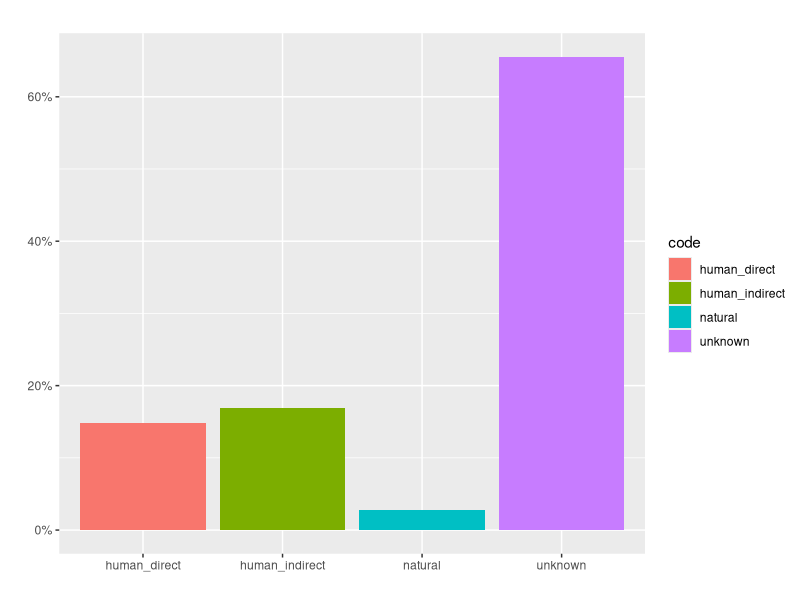

Write the R code that produced this figure. (Note: this script raises an error after producing the figure.)
dat <- read.csv('./data/BBL2022_Req_828_enc_3640_20230209_120001 (2).csv')

# clean the data set

#dim(dat)
uni_band_code <- unique(dat$band)
# length(uni_band_code)
band_ct <- table(dat$band)
dat_sub <- data.frame()
for (i in uni_band_code) {                        # loop through each band
  tmp <- subset(dat, band == i)                   # subset to just that band
  if (sum(tmp$event_type %in% c('B', 'E')) >= 2) { # make sure B & E present
    if (all(tmp$other_bands %in% "")) {           # make sure no other band codes
      banding_event <- subset(tmp, event_type == 'B') # pull banding row
      encounter_event <- subset(tmp, event_type == 'E') # pull encounter row
      # remove how obtained codes and age that should be excluded
      encounter_gd <- !(encounter_event$how_obtained_code %in% c(50, 56, 97, 98)) & (encounter_event$min_age_at_enc > 0.15)
      encounter_event <- encounter_event[encounter_gd, ]
      if (nrow(encounter_event) > 0) {       # make sure there is still some encounters 
        tmp <- rbind(banding_event, tail(encounter_event, 1)) # create output
        dat_sub <- rbind(dat_sub, tmp)              # save output to big object
      }  
    }
  }
}

# dim(dat_sub)

#' dat_sub$how_obtained_code %in% c('')

# group how obtained codes
natural_codes <- c(2, 13, 15, 17, 24, 30, 36, 61, 64, 7, 9, 20, 31, 34)
human_direct_codes <- c(1, 4)
human_indirect_codes <- c(10, 11, 12, 21, 23, 26, 27, 39, 42, 44, 54, 60, 62, 63, 64, 25, 45)
unknown_codes <- c(0, 57, 3)

# create column for how obtained codes
code_table <- data.frame(how_obtained_code = c(natural_codes, human_direct_codes, human_indirect_codes, unknown_codes),
                         code = c(rep('natural', length(natural_codes)),
                                  rep('human_direct', length(human_direct_codes)),
                                  rep('human_indirect', length(human_indirect_codes)),
                                  rep('unknown', length(unknown_codes))))

# merge column and how obtained codes
dat_sub <- merge(dat_sub, code_table, all.x = TRUE)

# rename 
labels <- c(natural = "Natural", 
            human_direct = "Human Direct", 
            human_indirect = "Human Indirect", 
            unknown = "Unknown")

# Create bar plot
library(ggplot2)
library(tidyverse)
library(scales)

ggplot(subset(dat_sub, !is.na(code)), aes(y = after_stat(count)/sum(after_stat(count)), x = code, fill = code)) +
  geom_bar( ) +
  ggtitle(" ") +
  xlab(" ") +
  ylab(" ") +
  scale_y_continuous(labels = scales::percent) #_format()   with percents
  scale_x_discrete(labels = labels) +
  scale_fill_manual(values = c("tomato","tan2", "forestgreen", "grey")) +
  theme(legend.position="none")

# separate by year 1991
dat_sub$pre1991 <- ifelse(dat_sub$event_year < 1991, 'pre1991', 'post1991')
dat_sub$pre1991 <- factor(dat_sub$pre1991, levels = c('pre1991', 'post1991'))
levels(dat_sub$pre1991)

code_ct <- table(dat_sub$code)
code_ct_pre1991 <- table(dat_sub$code[dat_sub$event_year < 1991])
code_ct_post1991 <- table(dat_sub$code[dat_sub$event_year >= 1991])

# create bar plot for pre and post 1991 (I want statistics for this)
ggplot(subset(dat_sub, !is.na(code)), aes(x = code)) +
  geom_bar(aes (y = after_stat(count)/sum(after_stat(count)), fill = pre1991), position='dodge') +
  ggtitle(" ") +
  xlab(" ") +
  ylab(" ") +
  scale_y_continuous(labels = percent_format()) +
  scale_x_discrete(labels = labels) +
  scale_fill_manual(values = c("indianred", "cadetblue")) +
  labs(fill = " ")



# create bar plot for main ten known mortality causes

# create subset for codes
codes <- c(1, 2, 3, 4, 10, 12, 13, 15, 17, 21, 23, 24, 26, 27, 30, 39, 42, 44, 54, 57, 60, 61, 62, 63, 64, 7, 9, 11, 14, 20, 25, 31, 34, 45)
dat_sub_subset <- dat_sub[dat_sub$how_obtained_code %in% codes, ]

# group codes
road_casualty <- c(45, 14, 60)
taken_by_animal <- c(34, 31, 7, 11, 9, 64, 12)
Poisoning <- c(25, 62)
Disease <- c(20, 61)
Striking <- c(63, 54, 42, 39, 13, 27)
Entanglement <- c(57, 26)
control_operations <- 44
Exhaustion <- 36
nest_mortality <- c(30, 24)
oil_or_tar <- 23
found_in_building <- 21
Drowned <- 17
weather_conditions <- 15
banding_mortality <- 10
traps_or_snares <- 4
Injury <- 3
Starvation <- 2
Shot <- 1

# create a new column, name it category, put it in the data frame
library(dplyr)
dat_sub_subset <- dat_sub_subset %>%
  mutate(category = case_when(
    how_obtained_code %in% road_casualty ~ "Road Casualty",
    how_obtained_code %in% taken_by_animal ~ "Taken by Animal",
    how_obtained_code %in% Poisoning ~ "Poisoning",
    how_obtained_code %in% Disease ~ "Disease",
    how_obtained_code %in% Striking ~ "Striking",
    how_obtained_code %in% Entanglement ~ "Entanglement",
    how_obtained_code %in% control_operations ~ "Control Operations",
    how_obtained_code %in% Exhaustion ~ "Exhaustion",
    how_obtained_code %in% nest_mortality ~ "Nest Mortality",
    how_obtained_code %in% oil_or_tar ~ "Oil or Tar",
    how_obtained_code %in% found_in_building ~ "Found in Building",
    how_obtained_code %in% Drowned ~ "Drowned",
    how_obtained_code %in% weather_conditions ~ "Weather Conditions",
    how_obtained_code %in% banding_mortality ~ "Banding Mortality",
    how_obtained_code %in% traps_or_snares ~ "Traps or Snares",
    how_obtained_code %in% Injury ~ "Injury",
    how_obtained_code %in% Starvation ~ "Starvation",
    how_obtained_code %in% Shot ~ "Shot",
    TRUE ~ "Other"
  ))

sort(table(dat_sub_subset$category), decreasing = TRUE)

# add color 
library(RColorBrewer)
nb.cols <- 17
mycolors <- colorRampPalette(brewer.pal(8, "Paired"))(nb.cols)
mycolors

# make the bar graph
# I cannot get this to sort properly
ggplot(data = dat_sub_subset) +
  geom_bar(mapping = aes(x = category, y = after_stat(count)/sum(after_stat(count)), fill = category)) +
  coord_flip() +
  ggtitle(" ") +
  xlab(" ") +
  ylab(" ") +
  scale_y_continuous(labels = percent_format()) +
  scale_fill_manual(values = mycolors) +
  theme(legend.position="none")

# separate by year 1991
dat_sub_subset$pre1991 <- ifelse(dat_sub_subset$event_year < 1991, 'pre1991', 'post1991')
dat_sub_subset$pre1991 <- factor(dat_sub_subset$pre1991, levels = c('pre1991', 'post1991'))
levels(dat_sub_subset$pre1991)

code_ct_sub <- table(dat_sub_subset$codes)
code_pre1991 <- table(dat_sub_subset$codes[dat_sub_subset$event_year < 1991])
code_post1991 <- table(dat_sub_subset$codes[dat_sub_subset$event_year >= 1991])

# make plot for pre and post
ggplot(subset(dat_sub_subset, !is.na(code)), aes(x = category)) +
  geom_bar(aes(y = (..count..)/sum(..count..), fill = pre1991), position='dodge') +
  coord_flip() +
  ggtitle(" ") +
  xlab(" ") +
  ylab(" ") +
  scale_y_continuous(labels = percent_format()) +
  scale_fill_manual(values = c("indianred", "cadetblue")) +
  labs(fill = " ")


# assign alive 0 and dead 1 and create a new column
alive <- c(29, 33, 52, 53, 59, 66)
dead <- c(0, 1, 2, 3, 4, 10, 12, 13, 15, 16, 17, 21, 23, 24, 26, 27, 30, 36, 39, 42, 44, 54, 57, 60, 61, 62, 63, 64, 7, 9, 11, 14, 20, 25, 31, 34, 45)

mort_table <- data.frame(how_obtained_code = c(alive, dead),
                   mort = c(rep(0, length(alive)),
                             rep(1, length(dead))))

# merge column and how obtained codes
dat_sub <- merge(dat_sub, mort_table, all.x = TRUE, by = 'how_obtained_code')

# mortality and year
# create columns for dead or alive in relation to year
dat_sub <-
  dat_sub %>% 
  mutate(dead = ifelse(mort == 1, event_year, NA),
         alive = ifelse(mort == 0, event_year, NA))

ggplot(dat_sub, aes(x = event_year, y = mort)) +
  geom_smooth() +
  geom_rug(aes(x = dead), sides = "t", alpha = 0.2) +
  geom_rug(aes(x = alive), sides = "b", alpha = 0.2) +
  geom_histogram(aes(x = alive, y = stat(count)/1000), bins = 35, na.rm = TRUE, alpha = 0.5, color = "black", fill = "grey") +
  geom_histogram(aes(x = dead, y = -1*stat(count/1000)), bins = 35, na.rm = TRUE, position = position_nudge(y = 1), alpha = 0.5, color = "black", fill = "forestgreen") +
  xlab("Year") +
  ylab("Mortality") +
  ggtitle(" ") +
  coord_cartesian(ylim = c(0, 1))


# mortality and day of year
library(dplyr)
# number days 1-365, 1 being 1/1 
dat_sub <- dat_sub %>%
  mutate(day_of_year = as.numeric(format(as.Date(paste0("2022-", event_month, "-", event_day)), "%j")))

# create columns for dead or alive in relation to day of year
dat_sub <-
  dat_sub %>% 
  mutate(alive = ifelse(mort == 0, day_of_year, NA),
         dead     = ifelse(mort == 1, day_of_year, NA))

# plot mortality and day of year
ggplot(dat_sub, aes(x = day_of_year, y = mort)) +
  geom_smooth() +
  geom_rug(aes(x = dead), sides = "t", alpha = 0.2) +
  geom_rug(aes(x = alive), sides = "b", alpha = 0.2) +
  geom_histogram(aes(x = alive, y = stat(count)/1000), bins = 35, na.rm = TRUE, alpha = 0.5, color = "black", fill = "grey") +
  geom_histogram(aes(x = dead, y = -1*stat(count/1000)), bins = 35, na.rm = TRUE, position = position_nudge(y = 1), alpha = 0.5, color = "black", fill = "forestgreen") +
  xlab("Day of Year") +
  ylab("Mortality") +
  ggtitle(" ") +
  coord_cartesian(ylim = c(0, 1)) +
  geom_vline(xintercept = c(60, 152, 244, 335), linetype = "dashed", alpha = 0.5)


# mortality and age
# rerun for loop to include all birds regardless of age
dat_sub <- data.frame()
for (i in uni_band_code) {                        # loop through each band
  tmp <- subset(dat, band == i)                   # subset to just that band
  if (sum(tmp$event_type %in% c('B', 'E')) >= 2) { # make sure B & E present
    if (all(tmp$other_bands %in% "")) {           # make sure no other band codes
      banding_event <- subset(tmp, event_type == 'B') # pull banding row
      encounter_event <- subset(tmp, event_type == 'E') # pull encounter row
      # remove how obtained codes that should be excluded
      encounter_gd <- !(encounter_event$how_obtained_code %in% c(50, 56, 97, 98))
      encounter_event <- encounter_event[encounter_gd, ]
      if (nrow(encounter_event) > 0) {       # make sure there is still some encounters 
        tmp <- rbind(banding_event, tail(encounter_event, 1)) # create output
        dat_sub <- rbind(dat_sub, tmp)              # save output to big object
      }  
    }
  }
}

#
# fit a logistic regression? glm
m <- glm(mort ~ min_age_at_enc, family = binomial, data = dat_sub)
# 

# create columns for dead or alive in relation to age
dat_sub <-
  dat_sub %>% 
  mutate(dead = ifelse(mort == 1, min_age_at_enc, NA),
         alive     = ifelse(mort == 0, min_age_at_enc, NA)) 

# plot mortality and age
ggplot(dat_sub, aes(x = min_age_at_enc, y = mort)) +
  geom_smooth() +
  geom_rug(aes(x = alive), sides = "b", alpha = 0.2) +
  geom_rug(aes(x = dead), sides = "t", alpha = 0.2) +
  geom_histogram(aes(x = alive, y = stat(count)/1000), bins = 35, na.rm = TRUE, alpha = 0.5, color = "black", fill = "forestgreen") +
  geom_histogram(aes(x = dead, y = -1*stat(count/1000)), bins = 35, na.rm = TRUE, position = position_nudge(y = 1), alpha = 0.5, color = "black", fill = "grey") +
  xlab("Age") +
  ylab("Mortality") +
  ggtitle(" ") +
  coord_cartesian(ylim = c(0, 1)) 


